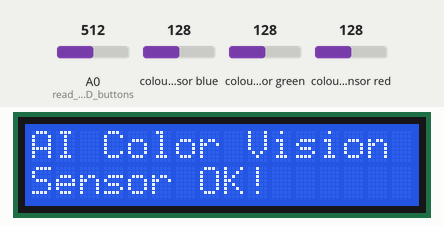
Bench run of a sketch on a simulated Arduino Uno, built with avr-gcc and run on an emulated ATmega328P. Parts: 16×2 character LCD. Inputs (shaded band) come from the test bench; at power-on: colour sensor blue 128, colour sensor green 128, A0 (read_LCD_buttons) = 512, colour sensor red 128. What the sketch prints to the serial monitor is not drawn.

Above: at 1.1 s.
At 2.63 s:
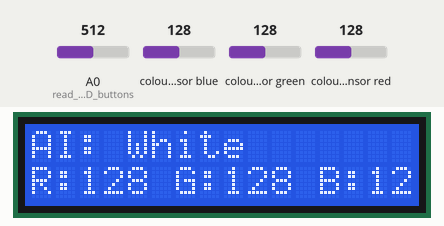
3.3 s: colour sensor blue set to 5
At 4.15 s:
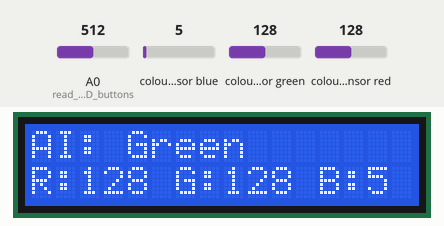
6.9 s: colour sensor green set to 5
At 7.19 s:
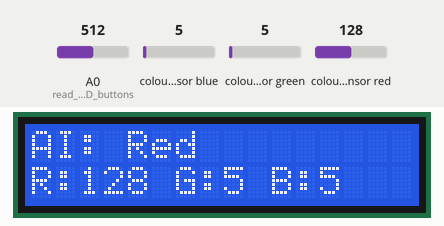
10.5 s: A0 (read_LCD_buttons) set to 30
At 11.6 s:
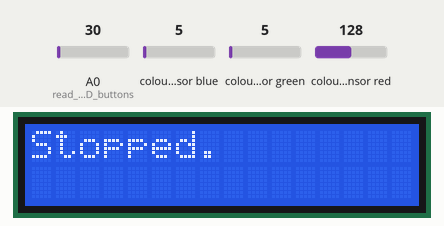
13.7 s: A0 (read_LCD_buttons) set to 44
15.2 s: A0 (read_LCD_buttons) set to 52
16.7 s: A0 (read_LCD_buttons) set to 5
Timing chart, 0 to 19.7 s (numbered marks = the images above; inputs shaded):
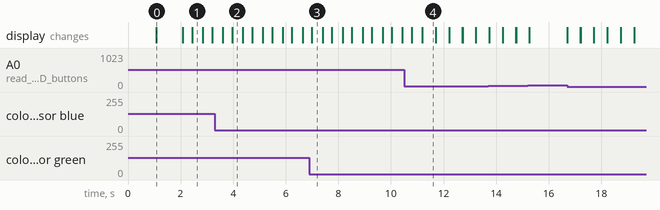

Measured:
- after the input at 3.3 s, the display: first differs from a run without the input after 0.66 s (image 2)
- after the input at 6.9 s, the display: changes after 0.10 s (image 3)
- after the input at 10.5 s, the display: first differs from a run without the input after 0.70 s (image 4)
- what the display in image 0 shows lasts 1.0 s, from 1.1 s to 2.1 s
- what the display in image 1 shows lasts 0.4 s, from 2.4 s to 2.8 s
- what the display in image 4 shows lasts 0.5 s, from 11.2 s to 11.7 s

The sketch:

Part3_Arduino_AI_Vision.ino.ino
```cpp
#include <Wire.h>
#include "Adafruit_TCS34725.h"
#include <LiquidCrystal.h>

// Nhúng "bộ não" AI đã train từ Python
#include "ColorModel_8mau.h"

// 1. Khởi tạo màn hình LCD Keypad Shield (Các chân mặc định)
LiquidCrystal lcd(8, 9, 4, 5, 6, 7);

// 2. Khởi tạo cảm biến TCS34725
// Tích hợp thời gian lấy mẫu 50ms và độ nhạy Gain 4X (Phù hợp băng chuyền)
Adafruit_TCS34725 tcs = Adafruit_TCS34725(TCS34725_INTEGRATIONTIME_50MS, TCS34725_GAIN_4X);

// 3. Khởi tạo Model Cây quyết định
Eloquent::ML::Port::DecisionTree clf;

// 4. Định nghĩa các trạng thái nút bấm trên Shield
#define btnRIGHT  0
#define btnUP     1
#define btnDOWN   2
#define btnLEFT   3
#define btnSELECT 4
#define btnNONE   5

bool isScanning = false;

// Hàm đọc tín hiệu nút bấm từ chân Analog A0
int read_LCD_buttons() {
    int adc_key_in = analogRead(A0);
    if (adc_key_in > 1000) return btnNONE;
    if (adc_key_in < 50)   return btnRIGHT;
    if (adc_key_in < 250)  return btnUP;
    if (adc_key_in < 450)  return btnDOWN;
    if (adc_key_in < 650)  return btnLEFT;
    if (adc_key_in < 850)  return btnSELECT;
    return btnNONE;
}

void setup() {
    Serial.begin(9600);

    // Setup màn hình
    lcd.begin(16, 2);
    lcd.setCursor(0, 0);
    lcd.print("AI Color Vision ");
    lcd.setCursor(0, 1);
    lcd.print("Init TCS34725...");
    delay(1000);

    // Kiểm tra kết nối I2C với cảm biến
    if (tcs.begin()) {
        lcd.setCursor(0, 1);
        lcd.print("Sensor OK!      ");
        delay(1000);
    } else {
        lcd.setCursor(0, 1);
        lcd.print("Sensor Error!   ");
        while (1);
    }

    lcd.clear();
    lcd.print("Press LEFT Start");
}

void loop() {
    int lcd_key = read_LCD_buttons();

    // Bấm nút LEFT để bắt đầu quét
    if (lcd_key == btnLEFT) {
        isScanning = true;
        lcd.clear();
        lcd.print("Scanning...");
        delay(300);
    }
    // Bấm nút RIGHT để dừng hệ thống
    else if (lcd_key == btnRIGHT) {
        isScanning = false;
        lcd.clear();
        lcd.print("Stopped.        ");
        delay(500);
        lcd.clear();
        lcd.print("Press LEFT Start");
    }

    // Nếu hệ thống đang trong trạng thái quét
    if (isScanning) {
        float r, g, b;

        // Thư viện tự động đọc và chuẩn hóa dữ liệu về thang 0-255
        tcs.getRGB(&r, &g, &b);

        // TRÍCH XUẤT ĐẶC TRƯNG TOÁN HỌC (Feature Engineering)
        float sum_color = r + g + b + 0.000001; // Cộng thêm số cực nhỏ để chống lỗi chia cho 0
        float r_ratio = r / sum_color;
        float g_ratio = g / sum_color;
        float b_ratio = b / sum_color;
        float brightness = sum_color / (255.0 * 3.0);

        // Đưa vào mảng dữ liệu để nhét vào não bộ AI
        float features[4] = {r_ratio, g_ratio, b_ratio, brightness};

// 1. AI suy luận ra số thứ tự (0 đến 7)
        int classIdx = clf.predict(features);

        // 2. Từ điển 8 nhãn
        String classNames[] = {"Background", "Blue", "Green", "Pink", "Purple", "Red", "White", "Yellow"};

        // Lấy tên màu ban đầu do AI đoán
        String colorName = classNames[classIdx];

        // ========================================================
        // HÀNG RÀO BẢO VỆ: BỘ LỌC CHỐNG "MÀU LẠ" (UNKNOWN)
        // ========================================================
        if (colorName == "Red" && (r < g || r < b)) {
            colorName = "Unknown";
        }
        else if (colorName == "Blue" && (b < r || b < g)) {
            colorName = "Unknown";
        }
        // Thêm bộ lọc cho Green: Nếu đoán là Xanh lá mà kênh G lại lùn hơn R hoặc B thì là sai
        else if (colorName == "Green" && (g < r || g < b)) {
            colorName = "Unknown";
        }
        else if (colorName == "Yellow" && (r < 100 || g < 100)) {
            colorName = "Unknown";
        }
        else if (colorName == "Pink" && (r < b)) {
            colorName = "Unknown";
        }

        // đập vào cảm biến đều sẽ tự động bị gán thành Unknown
        if (r < 15 && g < 15 && b < 15) {
            colorName = "Unknown";
        }
        // ========================================================

        // In dữ liệu ra Serial Monitor để kiểm tra
        Serial.print("R: "); Serial.print((int)r);
        Serial.print("\tG: "); Serial.print((int)g);
        Serial.print("\tB: "); Serial.print((int)b);
        Serial.print("\t=> Predict: "); Serial.println(colorName);

        // Hiển thị trực tiếp lên LCD
        lcd.setCursor(0, 0);
        lcd.print("AI: ");
        lcd.print(colorName);
        lcd.print("        "); // Xóa các khoảng trắng thừa của từ trước đó

        lcd.setCursor(0, 1);
        lcd.print("R:"); lcd.print((int)r);
        lcd.print(" G:"); lcd.print((int)g);
        lcd.print(" B:"); lcd.print((int)b);
        lcd.print("   ");

        delay(400); // Chu kỳ quét màu (400ms/lần)
    }
}
```

ColorModel_8mau.h
```cpp
#pragma once
#include <stdarg.h>
namespace Eloquent {
    namespace ML {
        namespace Port {
            class DecisionTree {
                public:
                    /**
                    * Predict class for features vector
                    */
                    int predict(float *x) {
                        if (x[0] <= 0.6111111044883728) {
                            if (x[2] <= 0.30476053059101105) {
                                if (x[1] <= 0.47985348105430603) {
                                    return 7;
                                }

                                else {
                                    return 2;
                                }
                            }

                            else {
                                if (x[0] <= 0.2000138908624649) {
                                    if (x[0] <= 0.1867079883813858) {
                                        return 1;
                                    }

                                    else {
                                        return 1;
                                    }
                                }

                                else {
                                    if (x[1] <= 0.29351939260959625) {
                                        if (x[0] <= 0.34015922248363495) {
                                            return 4;
                                        }

                                        else {
                                            return 3;
                                        }
                                    }

                                    else {
                                        if (x[2] <= 0.3449544757604599) {
                                            if (x[1] <= 0.323627233505249) {
                                                if (x[2] <= 0.33946840465068817) {
                                                    return 6;
                                                }

                                                else {
                                                    return 0;
                                                }
                                            }

                                            else {
                                                if (x[3] <= 0.9620915055274963) {
                                                    return 6;
                                                }

                                                else {
                                                    return 6;
                                                }
                                            }
                                        }

                                        else {
                                            if (x[1] <= 0.3217143416404724) {
                                                if (x[2] <= 0.3477548807859421) {
                                                    return 0;
                                                }

                                                else {
                                                    return 0;
                                                }
                                            }

                                            else {
                                                if (x[1] <= 0.32203373312950134) {
                                                    return 6;
                                                }

                                                else {
                                                    return 0;
                                                }
                                            }
                                        }
                                    }
                                }
                            }
                        }

                        else {
                            return 5;
                        }
                    }

                protected:
                };
            }
        }
    }
```
